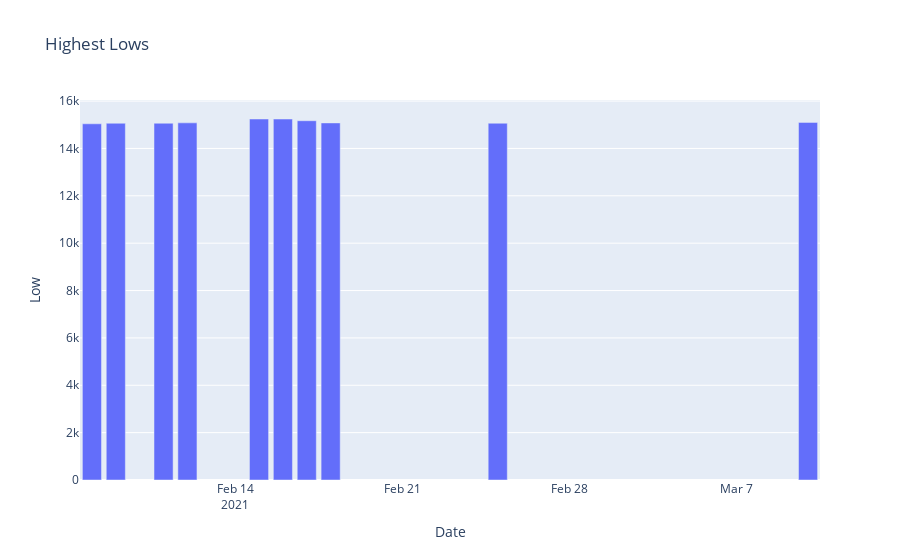

Notebook code for this chart:
### Code cell
cost = ds.query("Low >= 15000")
figure = px.bar(cost, x=cost["Date"], y = cost["Low"], title="Highest Lows")
figure.show()

### Figure 1 — Plotly figure (JSON) as saved in the notebook; plotly's stock layout.template omitted (floating-point values rounded to 4 significant figures)
{"data": [{"alignmentgroup": "True", "hovertemplate": "Date=%{x}<br>Low=%{y}<extra></extra>", "legendgroup": "", "marker": {"color": "#636efa", "pattern": {"shape": ""}}, "name": "", "offsetgroup": "", "orientation": "v", "showlegend": false, "textposition": "auto", "type": "bar", "x": ["2021-02-08", "2021-02-09", "2021-02-11", "2021-02-12", "2021-02-15", "2021-02-16", "2021-02-17", "2021-02-18", "2021-02-25", "2021-03-10"], "xaxis": "x", "y": [15040.0, 15060.0, 15070.0, 15081, 15240.0, 15240.0, 15170.0, 15080.0, 15070.0, 15100.0], "yaxis": "y"}], "layout": {"barmode": "relative", "legend": {"tracegroupgap": 0}, "title": {"text": "Highest Lows"}, "xaxis": {"anchor": "y", "domain": [0, 1], "title": {"text": "Date"}}, "yaxis": {"anchor": "x", "domain": [0, 1], "title": {"text": "Low"}}}}
